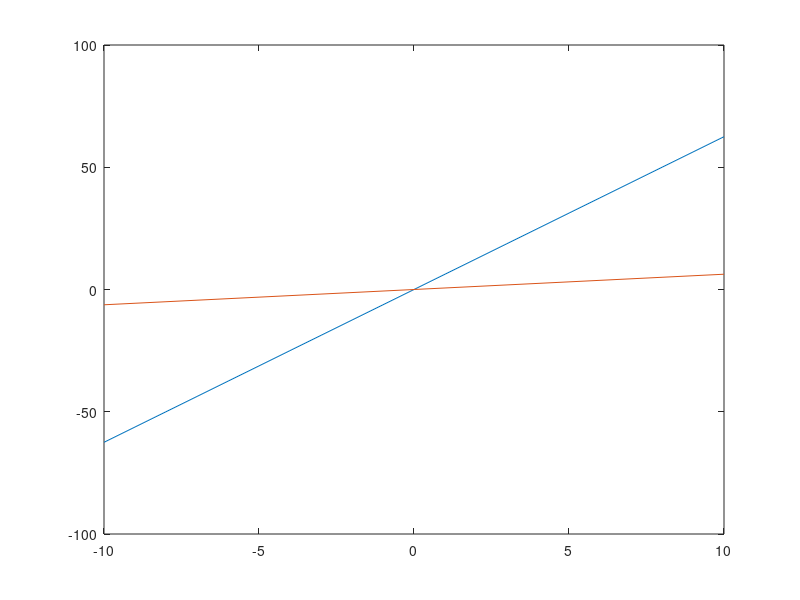
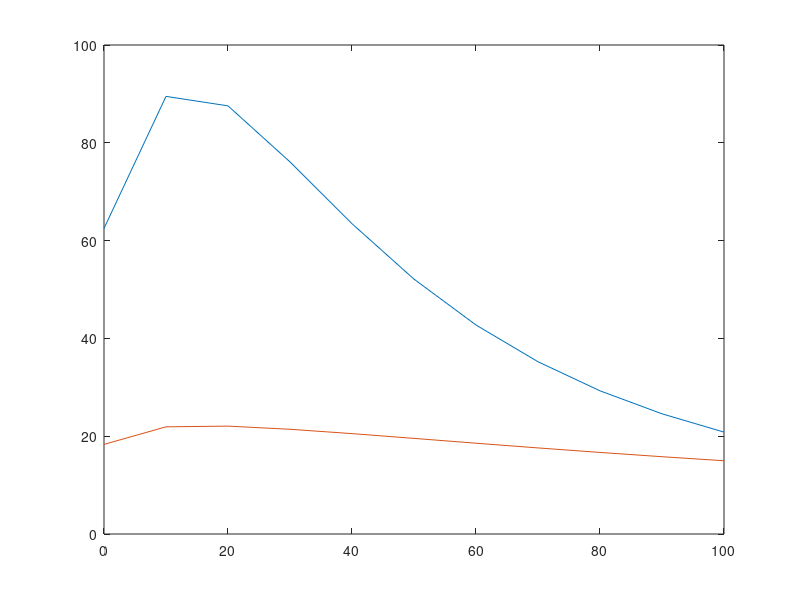

Here is the MATLAB script that generated these plots, in order: (Note: this script raises an error after producing the figures.)
clearvars
close all

R1 = 1;
C = 0.25;
R2 = 2;
L = 0.2;
R3 = 10;
alpha = 100;
R4 = 0.1;
Ro = 1000;
Vin = 0;
%define Vin

G = zeros(5);
C_MATRIX = zeros(5);
%unknown V = [N1 N2 N5 IL I3]
G =     [1/R1 -1/R1-1/R2 0 1 0;
        1 0 0 0 0;
        0 0 -1/R4-1/Ro 0 alpha/R4;
        0 1 0 0 -R3;
        0 0 0 -1 -1]
    
C_MATRIX =  [C -C 0 0 0;
    0 0 0 0 0;
    0 0 0 0 0;
    0 0 0 L 0;
    0 0 0 0 0]
    
F = [0;Vin;0;0;0];

DC_sweep = -10:10;
DC_sweep_Vo = zeros (1, numel(DC_sweep));
DC_sweep_V3 = zeros (1, numel(DC_sweep));
counter = 1;

for Vin = DC_sweep
F = [0;Vin;0;0;0];
V = G\F;
DC_sweep_Vo(counter) = V(3);
DC_sweep_V3(counter) = V(5)*R3;
counter = counter +1;
end
figure(1)
plot(DC_sweep,DC_sweep_Vo)
hold on
plot(DC_sweep,DC_sweep_V3)
hold off

w = 0:10:100;
AC_sweep_Vo = zeros (1, numel(w));
AC_sweep_gain = zeros (1, numel(w));
counter = 1;
%VIN?
for freq = w
V = (G+1j*freq.*C_MATRIX)\F;
AC_sweep_Vo(counter) = V(3);
AC_sweep_gain(counter) = 10*log(V(3)/Vin);
counter = counter +1;
end
figure(2)
plot(w,AC_sweep_Vo)
hold on
plot(w,AC_sweep_gain)
hold off

figure(3)
C_vector = 0.05.*randn(1,10000);
histogram(C_vector)
C_sweep_gain = zeros(1, numel(C_vector));

for i = 1:numel(C_vector)

C_MATRIX(1,:) =  [C_vector(i) -C_vector(i) 0 0 0];
V = (G+1j*pi.*C_MATRIX)\F;
C_sweep_gain(i) = 10*log(V(3)/Vin);
end
figure(4)
histogram(abs(C_sweep_gain))

